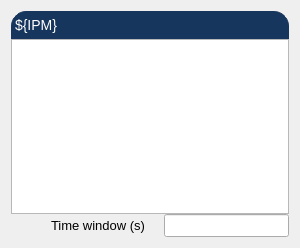
<?xml version="1.0" encoding="UTF-8"?>
<ui version="4.0">
 <class>Form</class>
 <widget class="QWidget" name="Form">
  <property name="geometry">
   <rect>
    <x>0</x>
    <y>0</y>
    <width>300</width>
    <height>248</height>
   </rect>
  </property>
  <property name="sizePolicy">
   <sizepolicy hsizetype="Preferred" vsizetype="Preferred">
    <horstretch>0</horstretch>
    <verstretch>0</verstretch>
   </sizepolicy>
  </property>
  <property name="windowTitle">
   <string>Form</string>
  </property>
  <layout class="QVBoxLayout" name="verticalLayout_2">
   <item>
    <layout class="QVBoxLayout" name="verticalLayout">
     <property name="spacing">
      <number>0</number>
     </property>
     <property name="sizeConstraint">
      <enum>QLayout::SetDefaultConstraint</enum>
     </property>
     <item>
      <widget class="QLabel" name="label_4">
       <property name="sizePolicy">
        <sizepolicy hsizetype="Preferred" vsizetype="Preferred">
         <horstretch>0</horstretch>
         <verstretch>0</verstretch>
        </sizepolicy>
       </property>
       <property name="minimumSize">
        <size>
         <width>275</width>
         <height>0</height>
        </size>
       </property>
       <property name="styleSheet">
        <string notr="true">QLabel {
    qproperty-alignment: AlignCenter;
    border: 1px solid #FF17365D;
    border-top-left-radius: 15px;
    border-top-right-radius: 15px;
    background-color: #FF17365D;
    padding: 5px 0px;
    color: rgb(255, 255, 255);
    max-height: 25px;
    font-size: 14px;
}</string>
       </property>
       <property name="text">
        <string>${IPM}</string>
       </property>
      </widget>
     </item>
     <item>
      <widget class="PyDMTimePlot" name="PyDMTimePlot">
       <property name="sizePolicy">
        <sizepolicy hsizetype="Preferred" vsizetype="Preferred">
         <horstretch>0</horstretch>
         <verstretch>0</verstretch>
        </sizepolicy>
       </property>
       <property name="minimumSize">
        <size>
         <width>275</width>
         <height>150</height>
        </size>
       </property>
       <property name="toolTip">
        <string/>
       </property>
       <property name="showXGrid">
        <bool>true</bool>
       </property>
       <property name="showYGrid">
        <bool>true</bool>
       </property>
       <property name="yAxes">
        <stringlist>
         <string>{&quot;name&quot;: &quot;Axis 1&quot;, &quot;orientation&quot;: &quot;left&quot;, &quot;label&quot;: &quot;mean&quot;, &quot;minRange&quot;: -371.82910608148694, &quot;maxRange&quot;: 371.82910608148694, &quot;autoRange&quot;: true, &quot;logMode&quot;: false}</string>
        </stringlist>
       </property>
       <property name="showLegend">
        <bool>true</bool>
       </property>
       <property name="curves">
        <stringlist>
         <string>{&quot;channel&quot;: &quot;ca://XCS:TT:01:${IPM}&quot;, &quot;plot_style&quot;: &quot;Line&quot;, &quot;name&quot;: &quot;${IPM}&quot;, &quot;color&quot;: &quot;white&quot;, &quot;lineStyle&quot;: 1, &quot;lineWidth&quot;: 1, &quot;symbol&quot;: null, &quot;symbolSize&quot;: 10, &quot;yAxisName&quot;: &quot;Axis 1&quot;, &quot;barWidth&quot;: null, &quot;upperThreshold&quot;: null, &quot;lowerThreshold&quot;: null, &quot;thresholdColor&quot;: &quot;white&quot;}</string>
        </stringlist>
       </property>
       <property name="bufferSize">
        <number>60000</number>
       </property>
       <property name="updateMode" stdset="0">
        <enum>PyDMTimePlot::OnValueChange</enum>
       </property>
       <property name="timeSpan">
        <double>600.000000000000000</double>
       </property>
      </widget>
     </item>
     <item>
      <layout class="QHBoxLayout" name="horizontalLayout">
       <property name="spacing">
        <number>0</number>
       </property>
       <property name="sizeConstraint">
        <enum>QLayout::SetDefaultConstraint</enum>
       </property>
       <property name="topMargin">
        <number>0</number>
       </property>
       <item>
        <spacer name="horizontalSpacer">
         <property name="orientation">
          <enum>Qt::Horizontal</enum>
         </property>
         <property name="sizeType">
          <enum>QSizePolicy::Preferred</enum>
         </property>
         <property name="sizeHint" stdset="0">
          <size>
           <width>40</width>
           <height>20</height>
          </size>
         </property>
        </spacer>
       </item>
       <item>
        <widget class="QLabel" name="label_2">
         <property name="sizePolicy">
          <sizepolicy hsizetype="Preferred" vsizetype="Fixed">
           <horstretch>0</horstretch>
           <verstretch>0</verstretch>
          </sizepolicy>
         </property>
         <property name="font">
          <font>
           <pointsize>10</pointsize>
          </font>
         </property>
         <property name="text">
          <string>Time window (s)</string>
         </property>
        </widget>
       </item>
       <item>
        <widget class="QLineEdit" name="lineEdit">
         <property name="sizePolicy">
          <sizepolicy hsizetype="Preferred" vsizetype="Fixed">
           <horstretch>0</horstretch>
           <verstretch>0</verstretch>
          </sizepolicy>
         </property>
         <property name="font">
          <font>
           <pointsize>10</pointsize>
          </font>
         </property>
        </widget>
       </item>
      </layout>
     </item>
    </layout>
   </item>
  </layout>
 </widget>
 <customwidgets>
  <customwidget>
   <class>PyDMTimePlot</class>
   <extends>QGraphicsView</extends>
   <header>pydm.widgets.timeplot</header>
  </customwidget>
 </customwidgets>
 <resources/>
 <connections/>
</ui>
